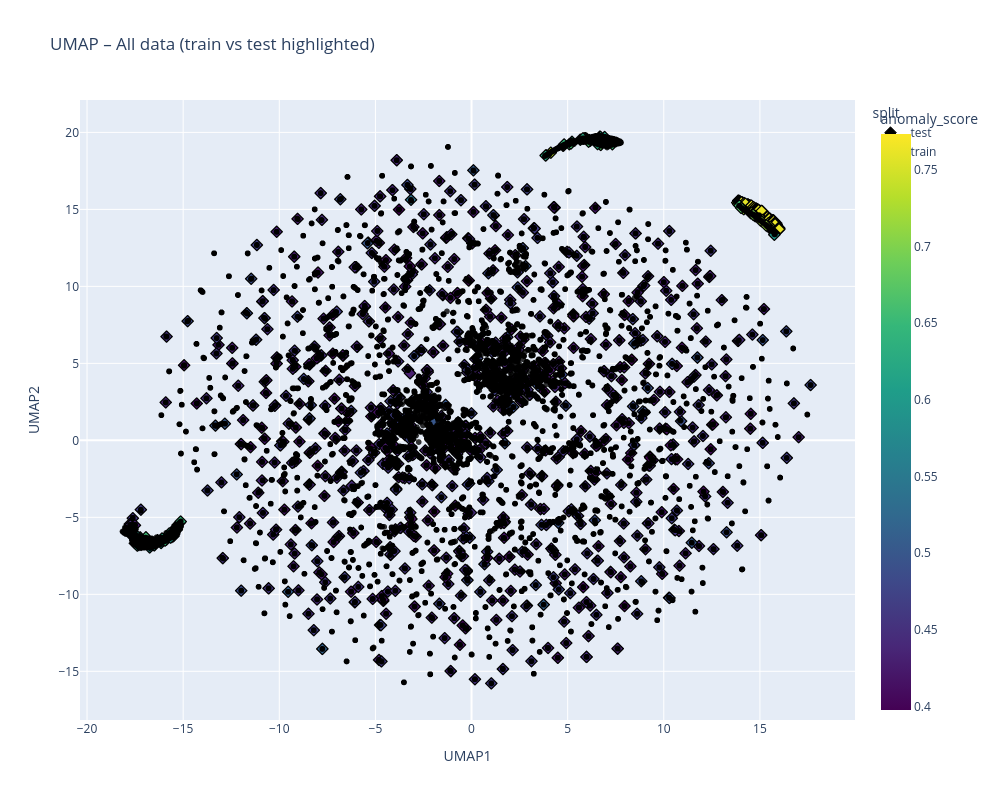

Notebook code for this chart:
### Code cell
df_all = df.copy()

# Inicializar columnas
df_all['split'] = 'train'
df_all['anomaly_score'] = np.nan
df_all['anomaly_label'] = 'Normal'

# Marcar test
df_all.loc[X_test.index, 'split'] = 'test'
df_all.loc[X_test.index, 'anomaly_score'] = anomaly_score
df_all.loc[X_test.index, 'anomaly_label'] = np.where(anomaly_label, 'Anomaly', 'Normal')

import umap
from sklearn.pipeline import Pipeline
from sklearn.preprocessing import RobustScaler

feature_cols = df.columns.difference(['is_attack'])

umap_pipeline = Pipeline([
    ('scaler', RobustScaler()),
    ('umap', umap.UMAP(
        n_neighbors=30,
        min_dist=0.1,
        n_components=2,
        random_state=42
    ))
])

X_umap_all = umap_pipeline.fit_transform(df_all[feature_cols])

df_all['UMAP1'] = X_umap_all[:, 0]
df_all['UMAP2'] = X_umap_all[:, 1]

import plotly.express as px

fig = px.scatter(
    df_all,
    x='UMAP1',
    y='UMAP2',
    color='anomaly_score',
    symbol='split',
    symbol_map={'train': 'circle', 'test': 'diamond'},
    title="UMAP – All data (train vs test highlighted)",
    width=1000,
    height=800,
    hover_data=['is_attack', 'split'],
    color_continuous_scale='viridis'
)

# Tamaño diferente
fig.update_traces(
    marker=dict(
        opacity=0.8,
        size=6
    ),
    selector=dict(name='train')
)

fig.update_traces(
    marker=dict(
        opacity=1.0,
        size=9,
        line=dict(width=1, color='black')
    ),
    selector=dict(name='test')
)

fig.show()

### Figure 1 — Plotly figure (JSON) as saved in the notebook; plotly's stock layout.template omitted (floating-point values rounded to 4 significant figures; data arrays with more than 128 entries replaced by an {"elided": "..."} marker saying what was removed)
{"data": [{"customdata": {"elided": "1529x2 mixed values"}, "hovertemplate": "split=%{customdata[1]}<br>UMAP1=%{x}<br>UMAP2=%{y}<br>is_attack=%{customdata[0]}<br>anomaly_score=%{marker.color}<extra></extra>", "legendgroup": "test", "marker": {"color": {"elided": "1529 float values"}, "coloraxis": "coloraxis", "line": {"color": "black", "width": 1}, "opacity": 1, "size": 9, "symbol": "diamond"}, "mode": "markers", "name": "test", "showlegend": true, "type": "scattergl", "x": {"elided": "1529 float values"}, "xaxis": "x", "y": {"elided": "1529 float values"}, "yaxis": "y"}, {"customdata": {"elided": "22476x2 mixed values"}, "hovertemplate": "split=%{customdata[1]}<br>UMAP1=%{x}<br>UMAP2=%{y}<br>is_attack=%{customdata[0]}<br>anomaly_score=%{marker.color}<extra></extra>", "legendgroup": "train", "marker": {"color": {"elided": "22476 float values"}, "coloraxis": "coloraxis", "opacity": 0.8, "size": 6, "symbol": "circle"}, "mode": "markers", "name": "train", "showlegend": true, "type": "scattergl", "x": {"elided": "22476 float values"}, "xaxis": "x", "y": {"elided": "22476 float values"}, "yaxis": "y"}], "layout": {"coloraxis": {"colorbar": {"title": {"text": "anomaly_score"}}, "colorscale": [[0, "#440154"], [0.1111, "#482878"], [0.2222, "#3e4989"], [0.3333, "#31688e"], [0.4444, "#26828e"], [0.5556, "#1f9e89"], [0.6667, "#35b779"], [0.7778, "#6ece58"], [0.8889, "#b5de2b"], [1, "#fde725"]]}, "height": 800, "legend": {"title": {"text": "split"}, "tracegroupgap": 0}, "title": {"text": "UMAP – All data (train vs test highlighted)"}, "width": 1000, "xaxis": {"anchor": "y", "domain": [0, 1], "title": {"text": "UMAP1"}}, "yaxis": {"anchor": "x", "domain": [0, 1], "title": {"text": "UMAP2"}}}}
